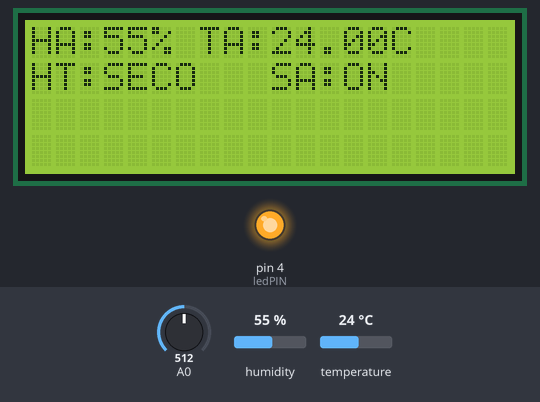
Bench run of a sketch on a simulated Arduino Uno, built with avr-gcc and run on an emulated ATmega328P. Parts: 20×4 character LCD, output pins drawn as LEDs (lit = HIGH). The test bench sets the inputs (shaded band); at power-on: A0 = 512, humidity 55 %, temperature 24 °C. What the sketch prints to the serial monitor is not drawn.

Above: at 3.2 s.
3.3 s: A0 set to 442
4.8 s: A0 set to 416
At 5.4 s:
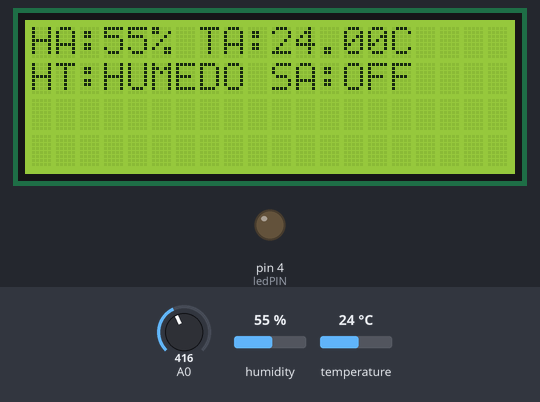
10.8 s: A0 set to 362
12.3 s: A0 set to 344
At 13.3 s:
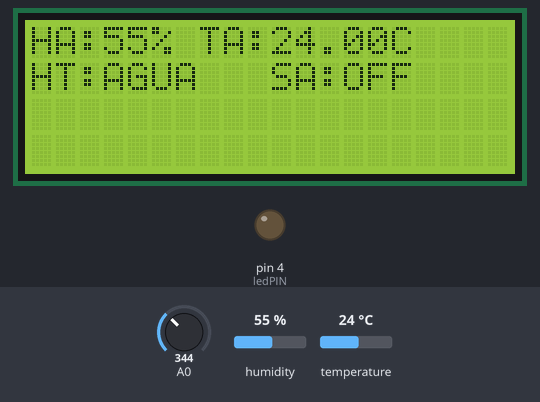
13.9 s: humidity set to 22 %
At 15.8 s:
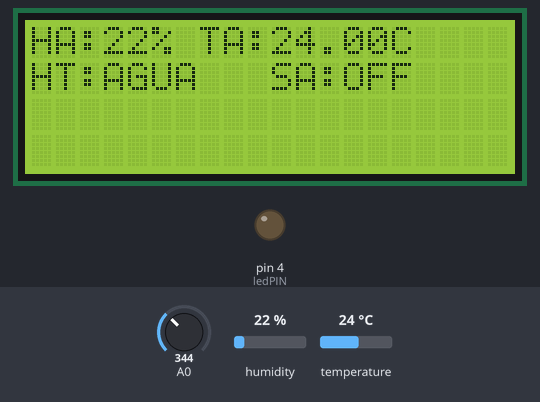
19.9 s: temperature set to 12 °C
At 21.8 s:
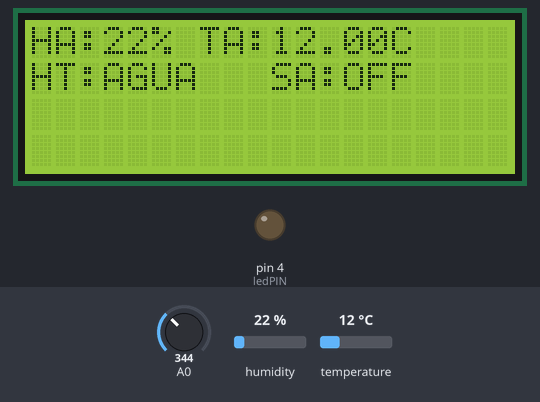
Timing chart, 0 to 23.2 s (numbered marks = the images above; inputs shaded):
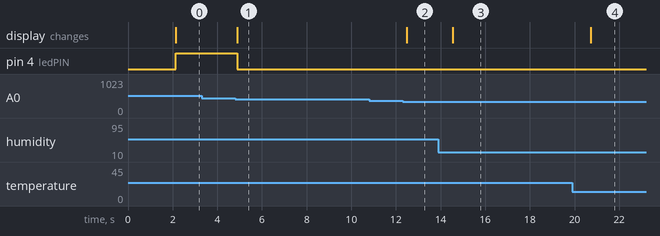

Measured:
- the behaviour switches between 431 and 430 on A0 (found by bisection; images 0 and 1)
- the behaviour switches between 351 and 350 on A0 (found by bisection; images 1 and 2)
- after the input at 3.3 s, every drawn part: stays the same
- after the input at 4.8 s, pin 4 (ledPIN): HIGH → LOW after 0.10 s; the display: changes after 0.10 s (image 1)
- after the input at 10.8 s, every drawn part: stays the same
- after the input at 12.3 s, the display: changes after 0.19 s (image 2)
- after the input at 13.9 s, the display: changes after 0.65 s (image 3)
- after the input at 19.9 s, the display: changes after 0.82 s (image 4)

The sketch:

sistema_de_riego.ino
```cpp
//Libreria del sensor
#include "DHT.h"

//Pin digital que usaremos en el arduino
#define DHTPIN 2

//Se define el tipo de DHT11 que se usara, existe dht22
#define DHTTYPE DHT11

//Se instancia el pin y tipo de dht
DHT dht(DHTPIN, DHTTYPE);

//Librerias pantallla i2c lcd 16x2
#include <Wire.h>
#include <LiquidCrystal_I2C.h>

//Crear el objeto lcd en 0x3F y 16 columnas x 2 filas
LiquidCrystal_I2C lcd(0x27,20,4);  //

//Pin señal de control relevo
const int ledPIN = 4;

void setup() {

  //Se inicia la comunicacion serial a 9600 baudios
  Serial.begin(9600);

  //Se imprime el inicio de la medicion del dht
  Serial.println(F("DHTxx test!"));

  //Se inicia el sensor
  dht.begin();

  //Se inicializa el LCD
  lcd.init();

  //Encendemos la luz de fondo.
  lcd.backlight();

  //Definimos el pin de control como salida
  pinMode(ledPIN , OUTPUT);

  // ponemos el Pin en LOW
  digitalWrite(ledPIN , LOW);

  //Espera dos segundos para la primera toma de datos.
  delay(2000);

}

void loop() {

  //Variable donde almacenar medicion del sensor de humeda del suelo
  int val;

  //Se lee el sensor de humedad del suelo el cual esta conectado en A0
  val = analogRead(0);

   //Se lee la humedad
  float h = dht.readHumidity();

  //Se lee la temperatura
  float t = dht.readTemperature();

  //Comprobacion de que los bits de lectura sean correctos
  if (isnan(h) || isnan(t)) {
    Serial.println(F("Fallo al leer el sensor DHT11!"));
    return;
  }

 if(val > 430){
    lcd.setCursor(0, 0);
    lcd.print("HA:");
    lcd.setCursor(3,0);
    lcd.print(int(h));
    lcd.setCursor(5,0);
    lcd.print("%");
    lcd.setCursor(7,0);
    lcd.print("TA:");
    lcd.setCursor(10,0);
    lcd.print(t);
    lcd.setCursor(15,0);
    lcd.print("C");
    lcd.setCursor(0,1);
    lcd.print("HT:");
    lcd.setCursor(3,1);
    lcd.print("      ");
    lcd.setCursor(3,1);
    lcd.print("SECO");
    lcd.setCursor(10,1);
    lcd.print("SA:");
    lcd.setCursor(13,1);
    lcd.print("   ");
    lcd.setCursor(13,1);
    lcd.print("ON");
    digitalWrite(ledPIN , HIGH);
    delay(100);
    }

  if(val > 350 && val <= 430){
    lcd.setCursor(0, 0);
    lcd.print("HA:");
    lcd.setCursor(3,0);
    lcd.print(int(h));
    lcd.setCursor(5,0);
    lcd.print("%");
    lcd.setCursor(7,0);
    lcd.print("TA:");
    lcd.setCursor(10,0);
    lcd.print(t);
    lcd.setCursor(15,0);
    lcd.print("C");
    lcd.setCursor(0,1);
    lcd.print("HT:");
    lcd.setCursor(3,1);
    lcd.print("      ");
    lcd.setCursor(3,1);
    lcd.print("HUMEDO");
    lcd.setCursor(10,1);
    lcd.print("SA:");
    lcd.setCursor(13,1);
    lcd.print("   ");
    lcd.setCursor(13,1);
    lcd.print("OFF");
    digitalWrite(ledPIN , LOW);
    delay(100);
    }

  if(val>260 && val <= 350){
    lcd.setCursor(0, 0);
    lcd.print("HA:");
    lcd.setCursor(3,0);
    lcd.print(int(h));
    lcd.setCursor(5,0);
    lcd.print("%");
    lcd.setCursor(7,0);
    lcd.print("TA:");
    lcd.setCursor(10,0);
    lcd.print(t);
    lcd.setCursor(15,0);
    lcd.print("C");
    lcd.setCursor(0,1);
    lcd.print("HT:");
    lcd.setCursor(3,1);
    lcd.print("      ");
    lcd.setCursor(3,1);
    lcd.print("AGUA");
    lcd.setCursor(10,1);
    lcd.print("SA:");
    lcd.setCursor(13,1);
    lcd.print("   ");
    lcd.setCursor(13,1);
    lcd.print("OFF");
    digitalWrite(ledPIN , LOW);
    delay(100);
    }


}
```
